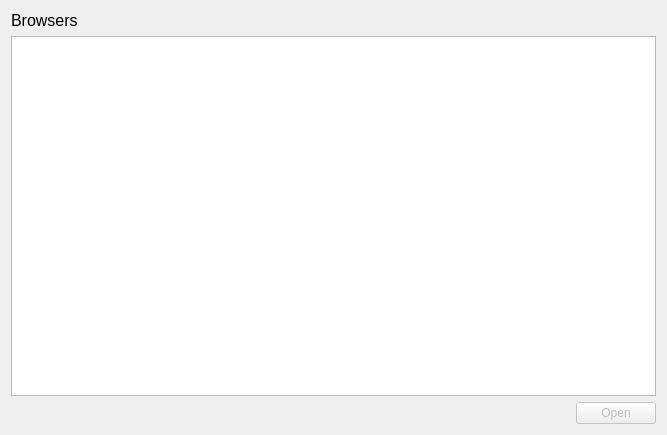
<?xml version="1.0" encoding="UTF-8"?>
<ui version="4.0">
 <class>BotBrowsersWidget</class>
 <widget class="QWidget" name="BotBrowsersWidget">
  <property name="geometry">
   <rect>
    <x>0</x>
    <y>0</y>
    <width>667</width>
    <height>435</height>
   </rect>
  </property>
  <property name="windowTitle">
   <string>Form</string>
  </property>
  <layout class="QVBoxLayout" name="verticalLayout">
   <item>
    <widget class="QLabel" name="label">
     <property name="text">
      <string>&lt;html&gt;&lt;head/&gt;&lt;body&gt;&lt;p&gt;&lt;span style=&quot; font-size:12pt;&quot;&gt;Browsers&lt;/span&gt;&lt;/p&gt;&lt;/body&gt;&lt;/html&gt;</string>
     </property>
    </widget>
   </item>
   <item>
    <widget class="QTableView" name="browser_list_view">
     <property name="selectionMode">
      <enum>QAbstractItemView::SingleSelection</enum>
     </property>
     <property name="selectionBehavior">
      <enum>QAbstractItemView::SelectRows</enum>
     </property>
     <property name="cornerButtonEnabled">
      <bool>false</bool>
     </property>
     <attribute name="horizontalHeaderHighlightSections">
      <bool>false</bool>
     </attribute>
     <attribute name="horizontalHeaderStretchLastSection">
      <bool>true</bool>
     </attribute>
     <attribute name="verticalHeaderVisible">
      <bool>false</bool>
     </attribute>
     <attribute name="verticalHeaderHighlightSections">
      <bool>false</bool>
     </attribute>
    </widget>
   </item>
   <item>
    <layout class="QHBoxLayout" name="horizontalLayout">
     <item>
      <spacer name="horizontalSpacer">
       <property name="orientation">
        <enum>Qt::Horizontal</enum>
       </property>
       <property name="sizeHint" stdset="0">
        <size>
         <width>40</width>
         <height>20</height>
        </size>
       </property>
      </spacer>
     </item>
     <item>
      <widget class="QPushButton" name="open_button">
       <property name="enabled">
        <bool>false</bool>
       </property>
       <property name="text">
        <string>Open</string>
       </property>
      </widget>
     </item>
    </layout>
   </item>
  </layout>
 </widget>
 <resources/>
 <connections/>
</ui>
